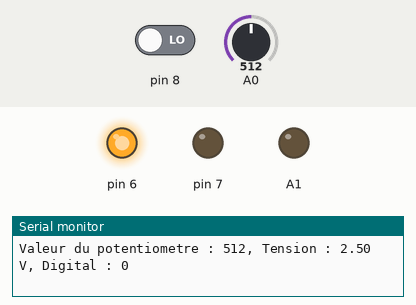
Bench run of a sketch on a simulated Arduino Uno, built with avr-gcc and run on an emulated ATmega328P. Shown: output pins drawn as LEDs (lit = HIGH), the last lines printed to the serial monitor. The inputs (shaded band) are chosen by the test bench; at power-on: A0 = 512, pin 8 LOW.

Above: at 1.8 s.
1.9 s: A0 set to 34
3.4 s: A0 set to 27
At 5.0 s:
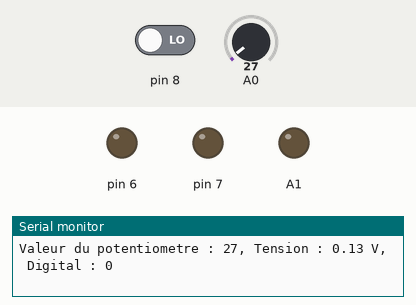
5.5 s: pin 8 driven HIGH
At 6.6 s:
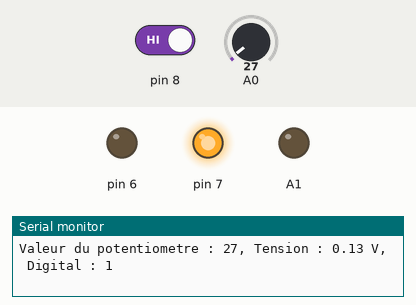
7.5 s: A0 set to 122
At 9.2 s:
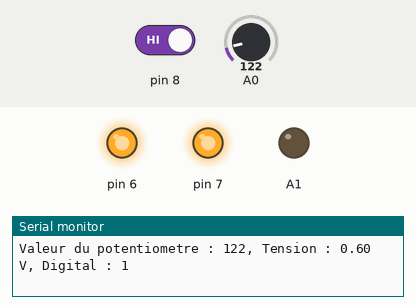
9.5 s: A0 set to 0
At 11.0 s:
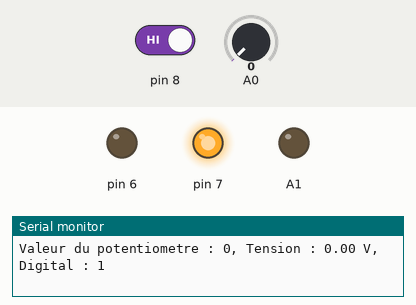
11.5 s: A0 set to 306
At 12.6 s:
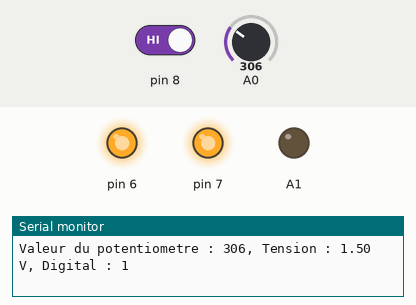
Timing chart, 0 to 14.5 s (numbered marks = the images above; inputs shaded):
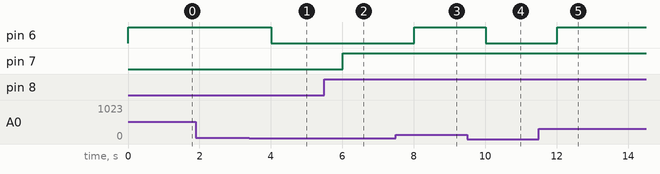

Measured:
- the behaviour switches between 31 and 30 on A0 (found by bisection; images 0 and 1)
- after the input at 3.4 s, pin 6: HIGH → LOW after 0.60 s
- after the input at 5.5 s, pin 7: LOW → HIGH after 0.51 s
- after the input at 7.5 s, pin 6: LOW → HIGH after 0.51 s
- after the input at 9.5 s, pin 6: HIGH → LOW after 0.51 s
- after the input at 11.5 s, pin 6: LOW → HIGH after 0.51 s

The sketch:

ArduinoR3_Box.ino
```cpp
// Fonction setup(), appelée au démarrage de la carte Arduino
void setup() {

  // Initialise la communication avec le PC
  Serial.begin(9600);
  // Définit la broche 6 comme une sortie pour contrôler le composant seuil (LED ou autre)
  pinMode(6, OUTPUT);
  pinMode(7, OUTPUT);
  pinMode(A1, OUTPUT);
}

// Fonction loop(), appelée continuellement en boucle tant que la carte Arduino est alimentée
void loop() {

  // Mesure la tension sur la broche A0
  int valeur = analogRead(A0);
  int valeurdigital = digitalRead(8);


  // Transforme la mesure (nombre entier) en tension via un produit en croix
  float tension = valeur * (5.0 / 1023.0);


  if (tension > 0.15) { // Si la tension dépasse environ 0.2V (1023 * 0.2/5 >= 41)
    digitalWrite(6, HIGH); // Allumer la LED ou effectuer une action
  } else {
    digitalWrite(6, LOW); // Éteindre la LED ou effectuer une action
  }


  if (valeurdigital)
  {
    digitalWrite(7, HIGH);
  }
  else
  {
    digitalWrite(7, LOW);
  }


  // Envoi la mesure au PC pour affichage et attends 1s
  Serial.print("Valeur du potentiometre : ");
  Serial.print(valeur);
  Serial.print(", Tension : ");
  Serial.print(tension);
  Serial.print(" V");
  Serial.print(", Digital : ");
  Serial.println(valeurdigital);

  delay(1000);
}
```
